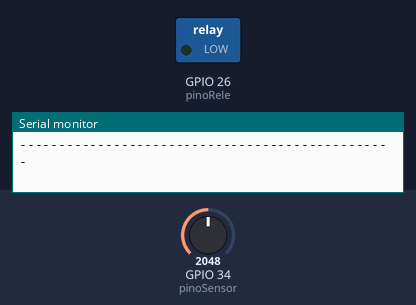
This sketch was run on a simulated ESP32. On the bench: switched loads named in the sketch (green lamp = pin HIGH), the last lines printed to the serial monitor. The inputs (shaded band) are chosen by the test bench; at power-on: GPIO 34 (pinoSensor) = 2048. WiFi joins after 1.5 s; servers stay silent unless stated; no MQTT or app messages arrive unless stated.

Above: at 2.7 s.
2.8 s: GPIO 34 (pinoSensor) set to 2807
8.8 s: GPIO 34 (pinoSensor) set to 2893
At 12.5 s:
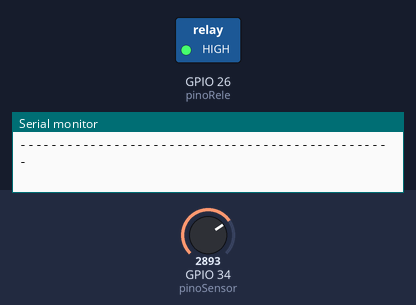
14.8 s: GPIO 34 (pinoSensor) set to 2866
At 17.8 s:
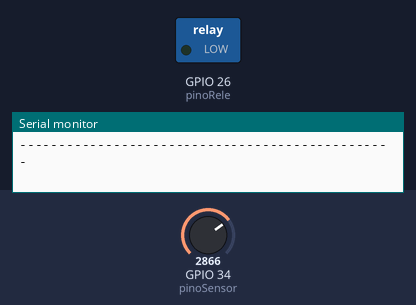
20.8 s: GPIO 34 (pinoSensor) set to 3603
At 21.9 s:
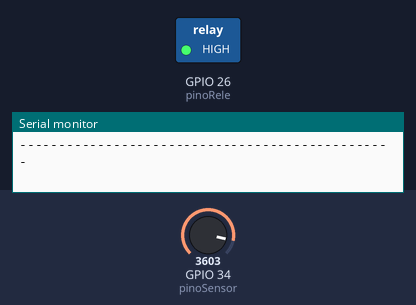
Timing chart, 0 to 23.8 s (numbered marks = the images above; inputs shaded):
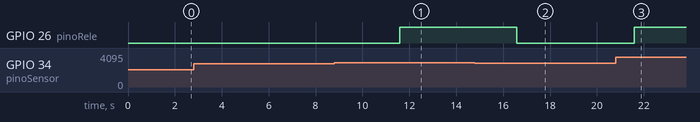

Measured:
- the behaviour switches between 2866 and 2867 on GPIO 34 (pinoSensor) (found by bisection; images 0 and 1)
- after the input at 8.8 s, GPIO 26 (pinoRele): LOW → HIGH after 2.8 s
- after the input at 14.8 s, GPIO 26 (pinoRele): HIGH → LOW after 1.8 s
- after the input at 20.8 s, GPIO 26 (pinoRele): LOW → HIGH after 0.80 s

The sketch:

HortaInteligente.ino
```cpp
#include <WiFi.h>
#include <PubSubClient.h>

// ==========================================
// 1. CONFIGURAÇÕES DE REDE (Exclusivo Wokwi)
// ==========================================
const char* ssid = "Wokwi-GUEST";
const char* password = "";

// ==========================================
// 2. CONFIGURAÇÕES DA NUVEM - UBIDOTS
// ==========================================
const char* mqttBroker = "industrial.api.ubidots.com";
const char* mqttClientName = "HortaWokwi01"; // Nome interno do cliente
const char* ubidotsToken = " "; // <-- COLOQUE SEU TOKEN AQUI
const char* deviceLabel = "esp32";
const char* varUmidade = "umidade_solo";
const char* varBomba = "status_bomba"; // Nova variável para ver no Ubidots se a bomba ligou

// ==========================================
// 3. PINOS DO HARDWARE
// ==========================================
const int pinoSensor = 34; // Onde o Potenciômetro (sensor) está ligado
const int pinoRele = 26;   // Onde o Módulo Relé (bomba) está ligado

// ==========================================
// 4. CALIBRAÇÃO DO SIMULADOR
// ==========================================
// No Wokwi, o potenciômetro vai de 0 a 4095.
// Vamos simular que 4095 é terra seca e 0 é terra encharcada.
const int valorSeco = 4095;
const int valorMolhado = 0;

WiFiClient espClient;
PubSubClient client(espClient);

// Função para conectar no Wi-Fi virtual
void setup_wifi() {
  delay(10);
  Serial.println();
  Serial.print("Conectando-se à rede: ");
  Serial.println(ssid);

  WiFi.begin(ssid, password);

  while (WiFi.status() != WL_CONNECTED) {
    delay(500);
    Serial.print(".");
  }
  Serial.println("\nWiFi conectado com sucesso!");
}

// Função para conectar no Ubidots (MQTT)
void reconnect() {
  while (!client.connected()) {
    Serial.print("Tentando conectar ao Ubidots...");
    if (client.connect(mqttClientName, ubidotsToken, "")) {
      Serial.println("Conectado à nuvem!");
    } else {
      Serial.print("Falhou, erro código: ");
      Serial.print(client.state());
      Serial.println(" - Tentando novamente em 5 segundos...");
      delay(5000);
    }
  }
}

void setup() {
  Serial.begin(115200);

  // Configura o pino do relé como SAÍDA de energia e garante que inicie desligado
  pinMode(pinoRele, OUTPUT);
  digitalWrite(pinoRele, LOW);

  setup_wifi();
  client.setServer(mqttBroker, 1883);
}

void loop() {
  if (!client.connected()) {
    reconnect();
  }
  client.loop();

  // 1. LER O SENSOR (Potenciômetro no simulador)
  int leituraBruta = analogRead(pinoSensor);
  int umidadePorcentagem = map(leituraBruta, valorSeco, valorMolhado, 0, 100);

  // Trava os limites entre 0 e 100%
  if(umidadePorcentagem < 0) umidadePorcentagem = 0;
  if(umidadePorcentagem > 100) umidadePorcentagem = 100;

  // 2. LÓGICA DE IRRIGAÇÃO (ATUADOR)
  int statusBomba = 0; // 0 = Desligada, 1 = Ligada

  if (umidadePorcentagem < 30) {
    digitalWrite(pinoRele, HIGH); // Aciona o relé (Liga a bomba)
    statusBomba = 1;
    Serial.print("[ALERTA] Umidade baixa! BOMBA LIGADA. | ");
  } else {
    digitalWrite(pinoRele, LOW);  // Desaciona o relé (Desliga a bomba)
    statusBomba = 0;
    Serial.print("[OK] Umidade normal. BOMBA DESLIGADA. | ");
  }

  // 3. MOSTRAR NO COMPUTADOR (Monitor Serial)
  Serial.print("Umidade: ");
  Serial.print(umidadePorcentagem);
  Serial.println("%");

  // 4. ENVIAR PARA O UBIDOTS (Nuvem)
  char topic[100];
  char payload[100];

  // Monta o caminho e a mensagem com as DUAS variáveis (umidade e status da bomba)
  sprintf(topic, "/v1.6/devices/%s", deviceLabel);
  sprintf(payload, "{\"%s\": %d, \"%s\": %d}", varUmidade, umidadePorcentagem, varBomba, statusBomba);

  client.publish(topic, payload);
  Serial.println("--> Dados de monitoramento enviados para a nuvem!");
  Serial.println("------------------------------------------------");

  // Aguarda 5 segundos antes do próximo ciclo no simulador
  delay(5000);
}
```
